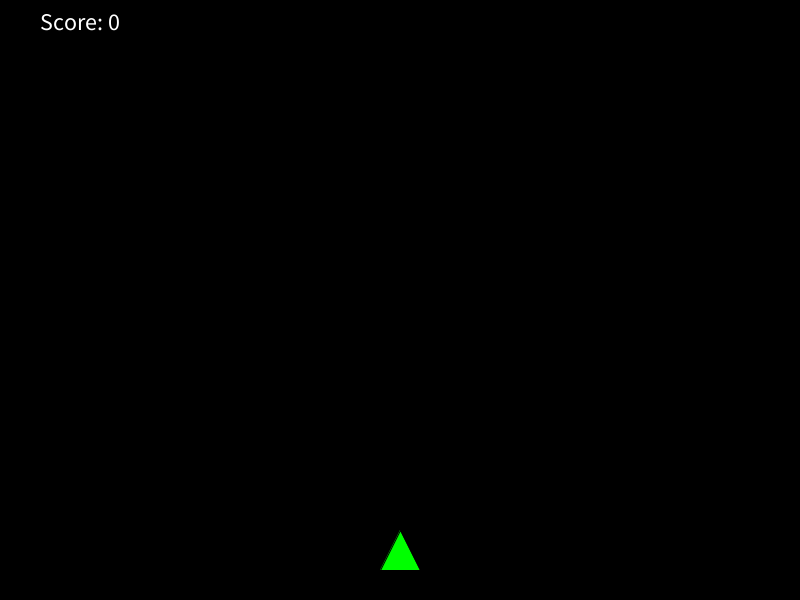
Frame 1 (no input)
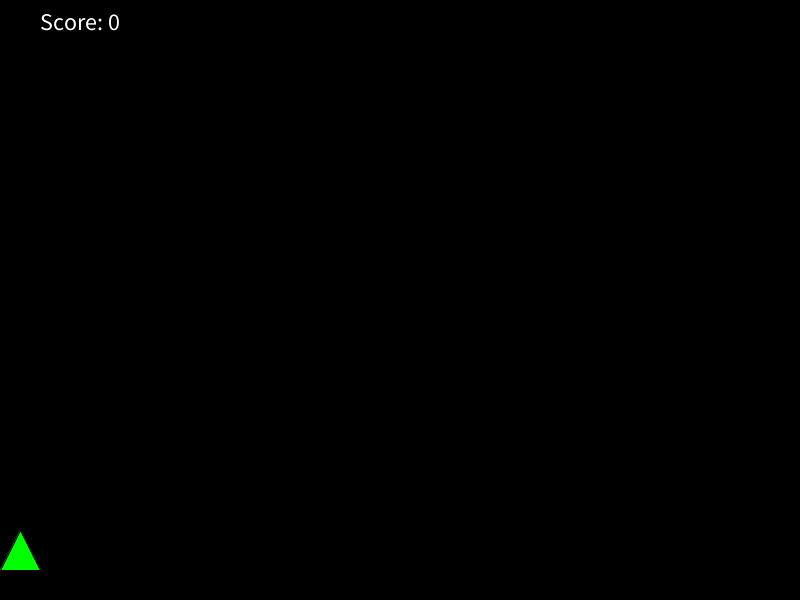
Frame 60 (the mouse pressed at the canvas centre just before this capture)
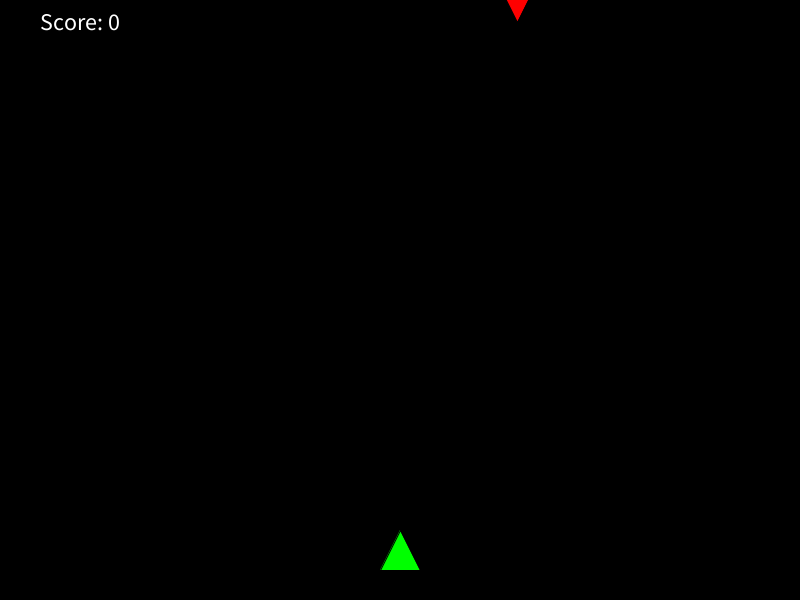
Frame 120 (the mouse held since frame 60 and released just before this capture)

The Processing sketch that drew these frames (run headless with seeded random() and noise(); from frame 60 on, the mouse is pressed at the canvas centre):

// Processing sketch: Game_Pesawat_Tempur
// ── Game_Pesawat_Tempur.pde
Player player;
ArrayList<Enemy> enemies;
ArrayList<Bullet> playerBullets;
ArrayList<Bullet> enemyBullets;
int score;
boolean gameOver;

void setup() {
  size(800, 600);
  player = new Player(width/2, height - 50);
  enemies = new ArrayList<Enemy>();
  playerBullets = new ArrayList<Bullet>();
  enemyBullets = new ArrayList<Bullet>();
  score = 0;
  gameOver = false;
}

void draw() {
  if (!gameOver) {
    background(0);
    
    player.display();
    player.move();
    
    // Spawn musuh baru setiap 2 detik
    if (frameCount % 120 == 0) {
      enemies.add(new Enemy(random(width), 0));
    }
    
    // Update dan tampilkan musuh
    for (int i = enemies.size() - 1; i >= 0; i--) {
      Enemy enemy = enemies.get(i);
      enemy.move();
      enemy.display();
      
      // Musuh menembak
      if (random(1) < 0.02) {
        enemyBullets.add(new Bullet(enemy.x, enemy.y, 0, 5));
      }
      
      // Hapus musuh jika keluar layar
      if (enemy.y > height) {
        enemies.remove(i);
      }
    }
    
    // Update dan tampilkan peluru pemain
    for (int i = playerBullets.size() - 1; i >= 0; i--) {
      Bullet bullet = playerBullets.get(i);
      bullet.move();
      bullet.display();
      
      // Hapus peluru jika keluar layar
      if (bullet.y < 0) {
        playerBullets.remove(i);
        continue;
      }
      
      // Cek tumbukan peluru dengan musuh
      for (int j = enemies.size() - 1; j >= 0; j--) {
        Enemy enemy = enemies.get(j);
        if (bullet.hits(enemy)) {
          enemies.remove(j);
          playerBullets.remove(i);
          score++;
          break;
        }
      }
    }
    
    // Update dan tampilkan peluru musuh
    for (int i = enemyBullets.size() - 1; i >= 0; i--) {
      Bullet bullet = enemyBullets.get(i);
      bullet.move();
      bullet.display();
      
      // Hapus peluru jika keluar layar
      if (bullet.y > height) {
        enemyBullets.remove(i);
        continue;
      }
      
      // Cek tumbukan peluru dengan pemain
      if (bullet.hits(player)) {
        gameOver = true;
      }
    }
    
    // Tampilkan skor
    fill(255);
    textSize(24);
    text("Score: " + score, 40, 30);
  } else {
    background(0);
    fill(255);
    textAlign(CENTER, CENTER);
    textSize(32);
    text("Game Over\nScore: " + score + "\nClick to restart", width/2, height/2);
  }
}

void keyPressed() {
  if (key == ' ' && !gameOver) {
    playerBullets.add(new Bullet(player.x, player.y, 0, -10));
  }
}

void mousePressed() {
  if (gameOver) {
    setup();
  }
}

class Player {
  float x, y;
  
  Player(float x, float y) {
    this.x = x;
    this.y = y;
  }
  
  void display() {
    fill(0, 255, 0);
    triangle(x, y - 20, x - 20, y + 20, x + 20, y + 20);
  }
  
  void move() {
    x = constrain(mouseX, 20, width - 20);
  }
}

class Enemy {
  float x, y;
  
  Enemy(float x, float y) {
    this.x = x;
    this.y = y;
  }
  
  void display() {
    fill(255, 0, 0);
    triangle(x, y + 20, x - 20, y - 20, x + 20, y - 20);
  }
  
  void move() {
    y += 2;
  }
}

class Bullet {
  float x, y;
  float speedY;
  
  Bullet(float x, float y, float speedX, float speedY) {
    this.x = x;
    this.y = y;
    this.speedY = speedY;
  }
  
  void display() {
    fill(255, 255, 0);
    ellipse(x, y, 10, 10);
  }
  
  void move() {
    y += speedY;
  }
  
  boolean hits(Enemy e) {
    return dist(x, y, e.x, e.y) < 20;
  }
  
  boolean hits(Player p) {
    return dist(x, y, p.x, p.y) < 20;
  }
}
